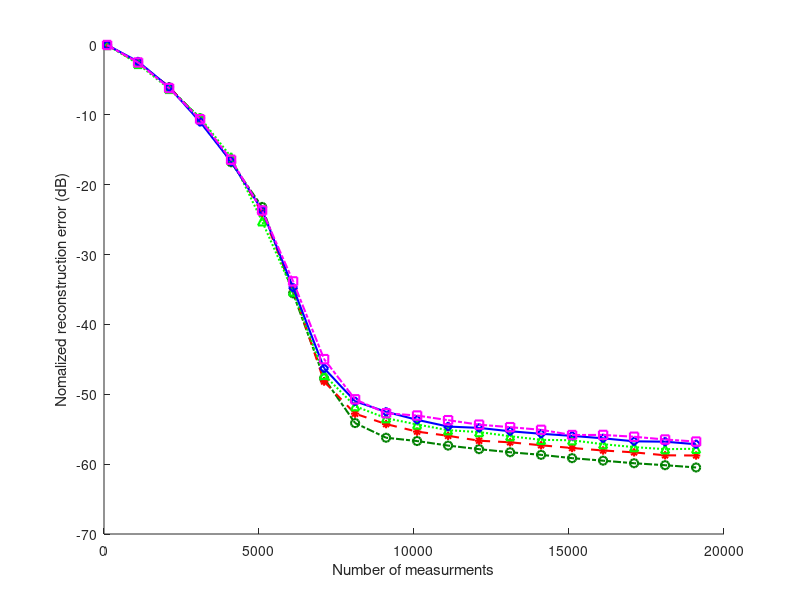

The MATLAB script that drew this image: (Note: this script raises an error after producing the figure.)
clear;
close all;
clc;
%% load data
Error_CP_Tt = zeros(5,200);
Error_ACP_Tt = zeros(5,200);
load('SimResult_N=1000_n=50_s=10');
Error_CP_Tt(1,:) = Error_CP_T;
Error_ACP_Tt(1,:) = Error_ACP_T;
load('SimResult_N=1000_n=50_s=20');
Error_CP_Tt(2,:) = Error_CP_T;
Error_ACP_Tt(2,:) = Error_ACP_T;
load('SimResult_N=1000_n=50_s=30');
Error_CP_Tt(3,:) = Error_CP_T;
Error_ACP_Tt(3,:) = Error_ACP_T;
load('SimResult_N=1000_n=50_s=40');
Error_CP_Tt(4,:) = Error_CP_T;
Error_ACP_Tt(4,:) = Error_ACP_T;
load('SimResult_N=1000_n=50_s=50');
Error_CP_Tt(5,:) = Error_CP_T;
Error_ACP_Tt(5,:) = Error_ACP_T;
%% plot result
close all;
hold all;
plot(100:1000:20000,10*log10(Error_ACP_Tt(1,1:10:end)),'DisplayName','s=10','Marker','o','LineStyle','-.',...
    'Color',[0 0.5 0],'LineWidth',1.5);
plot(100:1000:20000,10*log10(Error_ACP_Tt(2,1:10:end)),'DisplayName','s=20','Marker','*','LineStyle','--',...
    'Color',[1 0 0],'LineWidth',1.5);
plot(100:1000:20000,10*log10(Error_ACP_Tt(3,1:10:end)),'DisplayName','s=30','Marker','^','LineStyle',':',...
    'Color',[0 1 0],'LineWidth',1.5);
plot(100:1000:20000,10*log10(Error_ACP_Tt(4,1:10:end)),'DisplayName','s=40','Marker','diamond','LineStyle','-',...
    'Color',[0 0 1],'LineWidth',1.5);
plot(100:1000:20000,10*log10(Error_ACP_Tt(5,1:10:end)),'DisplayName','s=50','Marker','square','LineStyle','-.',...
    'Color',[1 0 1],'LineWidth',1.5);

ylabel('Nomalized reconstruction error (dB)')
xlabel('Number of measurments')

hold off;
matlab2tikz('TikzFig.tex')
